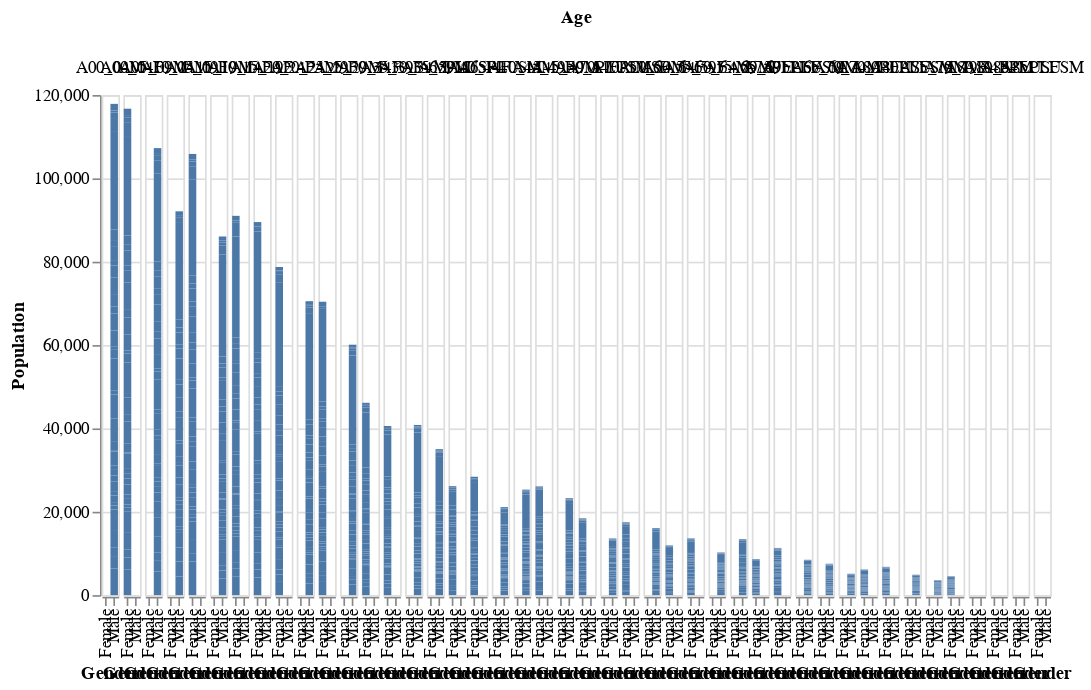

Notebook code for this chart:
### Code cell
facets = bar_1.encode(alt.X('Gender:N', sort=alt.EncodingSortField('Population', order='descending')),
                      alt.Y('Population:Q'),
                      alt.Column('Age', sort=alt.EncodingSortField('Population', order='descending'))
                     ).transform_filter(alt.FieldOneOfPredicate('Gender', ['Male', 'Female']))

facets.configure_facet(spacing=1).properties(width=10)

### Figure 1 — Vega-Lite specification as saved in the notebook (floating-point values rounded to 4 significant figures; data arrays with more than 128 entries replaced by an {"elided": "..."} marker saying what was removed)
{"config": {"view": {"continuousWidth": 400, "continuousHeight": 300}, "facet": {"spacing": 1}}, "data": {"name": "data-012518cc40f1a114cae5821882679261"}, "mark": "bar", "encoding": {"column": {"type": "nominal", "field": "Age", "sort": {"field": "Population", "order": "descending"}}, "x": {"type": "nominal", "field": "Gender", "sort": {"field": "Population", "order": "descending"}}, "y": {"type": "quantitative", "field": "Population"}}, "transform": [{"filter": {"field": "Gender", "oneOf": ["Male", "Female"]}}], "width": 10, "$schema": "https://vega.github.io/schema/vega-lite/v4.8.1.json", "datasets": {"data-012518cc40f1a114cae5821882679261": {"elided": "2574 records"}}}
